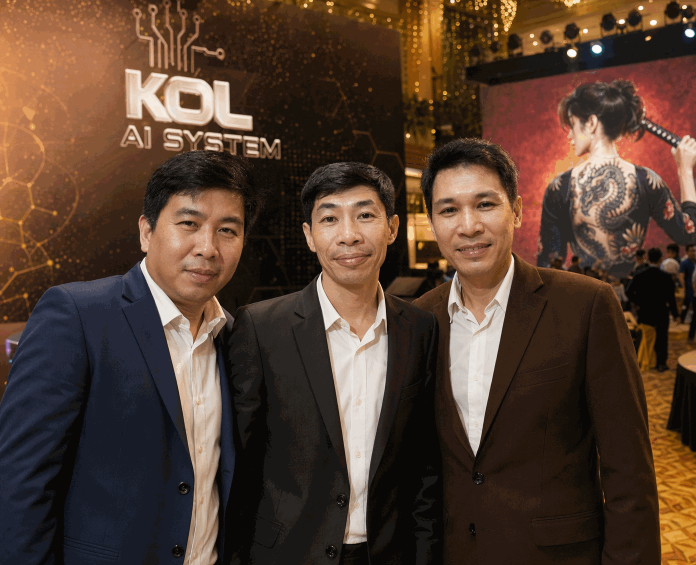
#> input picture 0e55472d-275b-4c08-bdac-c6718755d2a8.png, 1392 x 1130 px (shown at 1/2 size); its folder holds only this picture in this run
$ python optimize_images_pipeline.py
#> lines starting #> are read from the running program, lines starting #| are printed output that depends on the picture
import os, sys, glob
from PIL import Image

sys.stdout.reconfigure(encoding='utf-8')

def get_target_files():
    targets = []
    # Root images
    for f in os.listdir('.'):
        if f.lower().endswith(('.png', '.jpg', '.jpeg')) and os.path.isfile(f):
            # Skip generated test files or temporary files
            if not f.startswith(('test_', 'screenshot_', 'temp_')):
                targets.append(os.path.normpath(f))

    # Profile previews
    if os.path.exists('profile/previews'):
        for f in os.listdir('profile/previews'):
            if f.lower().endswith(('.png', '.jpg', '.jpeg')):
                targets.append(os.path.normpath(os.path.join('profile/previews', f)))

    # Galant health series
    galant_dir = 'Thiết kế truyền thông sức khỏa sinh sản'
    if os.path.exists(galant_dir):
        for f in os.listdir(galant_dir):
            if f.lower().endswith(('.png', '.jpg', '.jpeg')):
                targets.append(os.path.normpath(os.path.join(galant_dir, f)))

    return sorted(list(set(targets)))

def resize_keep_ratio(img, max_dim):
    w, h = img.size
    if max(w, h) <= max_dim:
        return img.copy()
    scale = float(max_dim) / max(w, h)
    new_w = max(1, int(w * scale))
    new_h = max(1, int(h * scale))
    return img.resize((new_w, new_h), Image.Resampling.LANCZOS)

def process_all():
    files = get_target_files()
    print(f"Found {len(files)} image files to optimize.")

    total_orig_size = sum(os.path.getsize(f) for f in files)
    print(f"Total original size: {total_orig_size / (1024*1024):.2f} MB\n")

    total_full_webp_size = 0
    total_thumb_webp_size = 0
    total_in_place_size = 0

    for idx, filepath in enumerate(files):
        orig_sz = os.path.getsize(filepath)
        base, ext = os.path.splitext(filepath)
        ext_lower = ext.lower()

        try:
            with Image.open(filepath) as img:
#> img is the input picture: PIL image 1392x1130 P; mean R, G, B 84.3, 61.9, 48.1
                orig_w, orig_h = img.size
#> orig_w = 1392; orig_h = 1130
                has_alpha = img.mode in ('RGBA', 'LA') or (img.mode == 'P' and 'transparency' in img.info)
#> has_alpha = False

                # 1. Generate Full HD WebP (Max dimension 1920px)
                full_img = resize_keep_ratio(img, 1920)
                webp_full_path = base + '.webp'
                full_img.save(webp_full_path, 'WEBP', quality=88, method=6)
                full_webp_sz = os.path.getsize(webp_full_path)
                total_full_webp_size += full_webp_sz

                # 2. Generate Retina Thumbnail WebP (Max dimension 800px)
                thumb_img = resize_keep_ratio(img, 800)
#> call 2 of resize_keep_ratio, with max_dim = 800
#> in resize_keep_ratio (call 2), `return img.resize((new_w, new_h), Image.Resampling.LANCZOS)`:
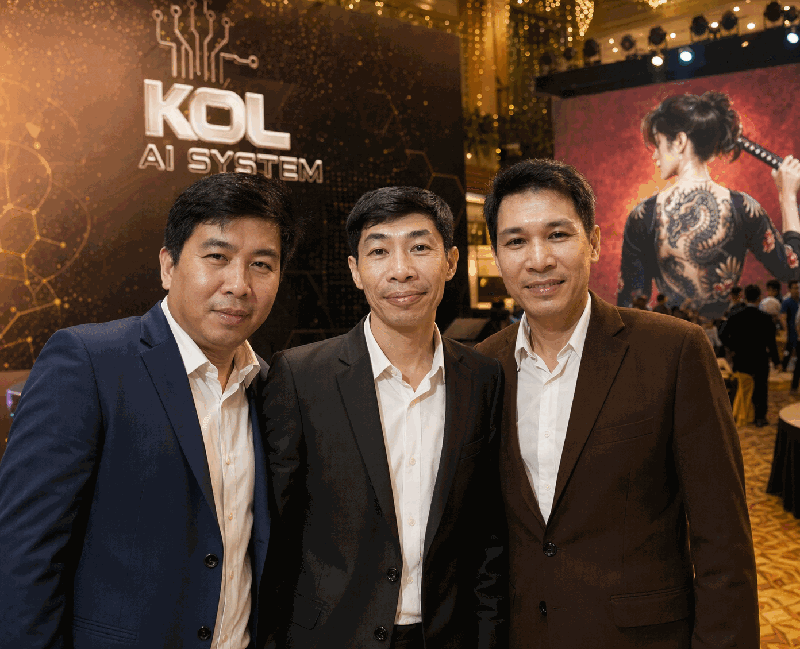
#> returned value: PIL image 800x649 P; mean R, G, B 84.3, 61.9, 48.1
                webp_thumb_path = base + '.thumb.webp'
                thumb_img.save(webp_thumb_path, 'WEBP', quality=86, method=6)
                thumb_webp_sz = os.path.getsize(webp_thumb_path)
                total_thumb_webp_size += thumb_webp_sz

                # 3. Optimize original file in-place (so existing fallback links are fast)
                if ext_lower in ('.jpg', '.jpeg'):
                    # Save optimized progressive JPEG capped at 1920px
                    rgb_img = full_img.convert('RGB')
                    rgb_img.save(filepath, 'JPEG', quality=85, optimize=True, progressive=True)
                elif ext_lower == '.png':
                    if not has_alpha:
                        # Non-transparent photographic PNGs: save with high compression or quantization
                        rgb_img = full_img.convert('RGB')
                        # If huge, quantize to 256 colors with adaptive palette for sharp graphics or save optimized
                        quantized = rgb_img.quantize(colors=256, method=2, dither=Image.Dither.FLOYDSTEINBERG)
                        quantized.save(filepath, 'PNG', optimize=True)
                    else:
                        full_img.save(filepath, 'PNG', optimize=True)

                new_orig_sz = os.path.getsize(filepath)
                total_in_place_size += new_orig_sz

                saved_pct = (1 - full_webp_sz / orig_sz) * 100
                print(f"[{idx+1:3d}/{len(files)}] {os.path.basename(filepath)}: {orig_sz/1024:.0f}KB -> WebP {full_webp_sz/1024:.0f}KB (-{saved_pct:.1f}%), Thumb {thumb_webp_sz/1024:.0f}KB")

        except Exception as e:
            print(f"Error processing {filepath}: {e}")
            total_in_place_size += orig_sz

    print("\n" + "="*60)
    print(f"TOTAL SUMMARY:")
    print(f"  Original Files Size:      {total_orig_size / (1024*1024):.2f} MB")
    print(f"  In-Place Optimized Size:  {total_in_place_size / (1024*1024):.2f} MB (-{(1 - total_in_place_size/total_orig_size)*100:.1f}%)")
    print(f"  Full HD WebP Total Size:  {total_full_webp_size / (1024*1024):.2f} MB (-{(1 - total_full_webp_size/total_orig_size)*100:.1f}%)")
    print(f"  Thumbnails Total Size:    {total_thumb_webp_size / (1024*1024):.2f} MB")
    print("="*60)

if __name__ == '__main__':
    process_all()
